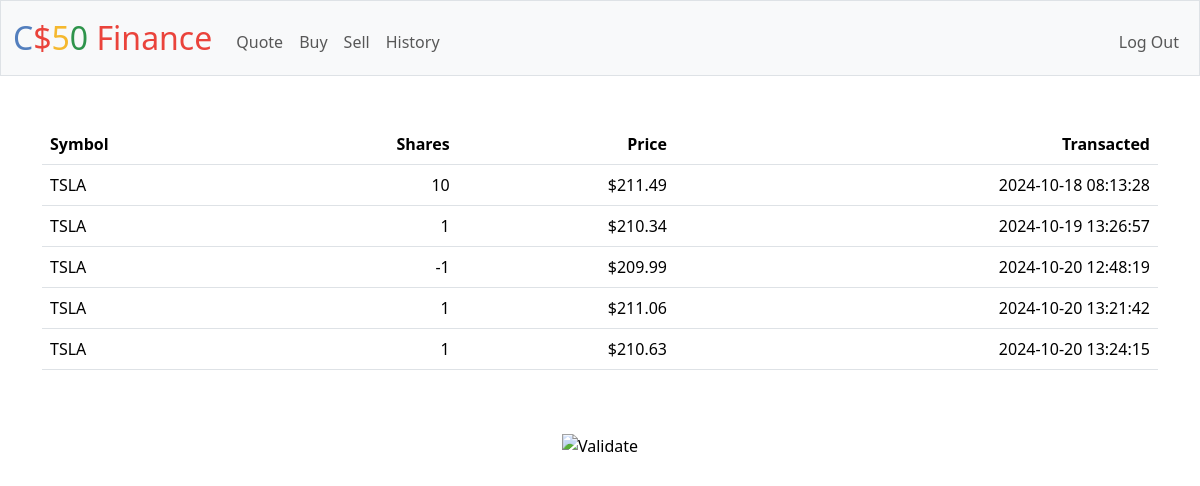
Screenshot of /history (signed in) with the database file from the repository.
### tables this page shows
CREATE TABLE history ('id' INTEGER NOT NULL, 'symbol' TEXT, 'shares' INTEGER, 'price' NUMERIC, 'transacted' DATETIME DEFAULT CURRENT_TIMESTAMP);

### app.py (the view)
@app.route("/history")
@login_required
def history():
    rows = db.execute("SELECT * FROM history WHERE id = ? ", session["user_id"])
    return render_template("history.html", rows=rows)

### app.py (called while the page is built)
@app.after_request
def after_request(response):
    response.headers["Cache-Control"] = "no-cache, no-store, must-revalidate"
    response.headers["Expires"] = 0
    response.headers["Pragma"] = "no-cache"
    return response

### helpers.py (called while the page is built)
def login_required(f):
    @wraps(f)
    def decorated_function(*args, **kwargs):
        if session.get("user_id") is None:
            return redirect("/login")
        return f(*args, **kwargs)
    return decorated_function

def usd(value):
    return f"${value:,.2f}"

### templates/history.html (shortened to what this page needs)
{% extends "layout.html" %}
{% block main %}
    <table class="table">
        <thead>
            <th class="text-start">Symbol</th>
            <th class="text-end">Shares</th>
            <th class="text-end">Price</th>
            <th class="text-end">Transacted</th>
        </thead>
        <tbody>
            {% for row in rows %}
                    <tr>
                        <td class="text-start">{{ row.symbol }}</td>
                        <td class="text-end">{{ row.shares }}</td>
                        <td class="text-end">{{ row.price | usd }}</td>
                        <td class="text-end">{{ row.transacted }}</td>
                    </tr>
            {% endfor %}
        </tbody>
    </table>
{% endblock %}

### templates/layout.html (shortened to what this page needs)
<!DOCTYPE html>
<html lang="en">
    <head>
        <link href="https://cdn.jsdelivr.net/npm/bootstrap@5.3.3/dist/css/bootstrap.min.css" rel="stylesheet">
        <link href="/static/styles.css" rel="stylesheet">
    </head>
    <body>
        <nav class="bg-light border navbar navbar-expand-md navbar-light">
            <div class="container-fluid">
                <a class="navbar-brand" href="/"><span class="blue">C</span><span class="red">$</span><span class="yellow">5</span><span class="green">0</span> <span class="red">Finance</span></a>
                <div class="collapse navbar-collapse" id="navbar">
                    {% if session["user_id"] %}
                        <ul class="navbar-nav me-auto mt-2">
                            <li class="nav-item"><a class="nav-link" href="/quote">Quote</a></li>
                            <li class="nav-item"><a class="nav-link" href="/buy">Buy</a></li>
                            <li class="nav-item"><a class="nav-link" href="/sell">Sell</a></li>
                            <li class="nav-item"><a class="nav-link" href="/history">History</a></li>
                        </ul>
                        <ul class="navbar-nav ms-auto mt-2">
                            <li class="nav-item"><a class="nav-link" href="/logout">Log Out</a></li>
                        </ul>
                    {% else %}
                        <ul class="navbar-nav ms-auto mt-2">
                            <li class="nav-item"><a class="nav-link" href="/register">Register</a></li>
                            <li class="nav-item"><a class="nav-link" href="/login">Log In</a></li>
                        </ul>
                    {% endif %}
                </div>
            </div>
        </nav>
        <main class="container py-5 text-center">
            {% block main %}{% endblock %}
        </main>
        <footer class="mb-5">
            <form action="https://validator.w3.org/check" class="text-center" enctype="multipart/form-data" method="post" target="_blank">
                <input alt="Validate" src="/static/I_heart_validator.png" type="image">
            </form>
        </footer>
    </body>
</html>

### static/styles.css (style rules this page uses)
nav .navbar-brand { font-size: xx-large; }
nav .navbar-brand .blue { color: #537fbe; }
nav .navbar-brand .red { color: #ea433b; }
nav .navbar-brand .yellow { color: #f5b82e; }
nav .navbar-brand .green { color: #2e944b; }

### rows the page displays
history: symbol "TSLA", shares "10", price "$211.49", transacted "2024-10-18 08:13:28"
history: symbol "TSLA", shares "1", price "$210.34", transacted "2024-10-19 13:26:57"
history: symbol "TSLA", shares "-1", price "$209.99", transacted "2024-10-20 12:48:19"
history: symbol "TSLA", shares "1", price "$211.06", transacted "2024-10-20 13:21:42"
history: symbol "TSLA", shares "1", price "$210.63", transacted "2024-10-20 13:24:15"
